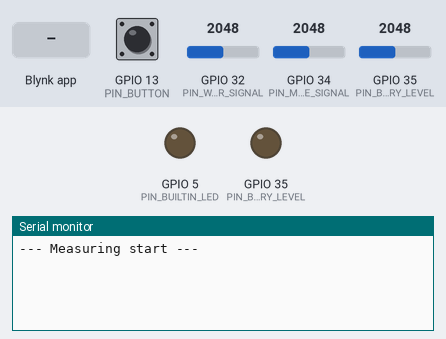
The program below on a simulated ESP32. Shown: output pins drawn as LEDs (lit = HIGH), the last lines printed to the serial monitor. Inputs (shaded band) come from the test bench; at power-on: GPIO 35 (PIN_BATTERY_LEVEL) = 2048, GPIO 13 (PIN_BUTTON) LOW, GPIO 32 (PIN_WATER_SIGNAL) = 2048, GPIO 34 (PIN_MOISTURE_SIGNAL) = 2048. WiFi joins after 1.5 s; servers stay silent unless stated; EEPROM starts erased; pins used as bus, display or sensor lines are not drawn. At 12.3 s the program puts the board to deep sleep or switches it off; the recording ends there.

Above: at 1.2 s.
1.3 s: Blynk app writes 1 to V4
At 2.8 s:
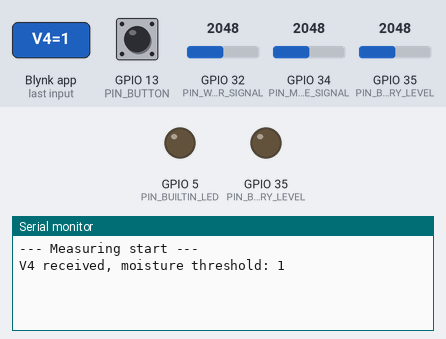
3.8 s: Blynk app writes 1 to V5
At 5.8 s:
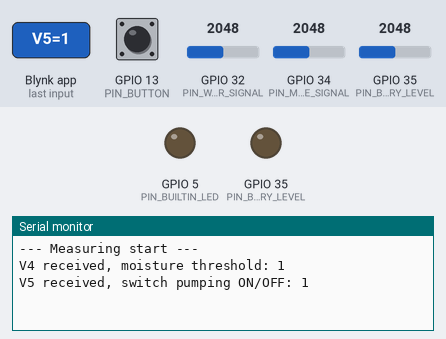

The program:

main.cpp
```cpp
#include <Arduino.h>
#include <Button/Button.h>
#include <Battery/Battery.h>
#include <Moisture/Moisture.h>
#include <WaterPump/WaterPump.h>
#include <WaterLevel/WaterLevel.h>
#include <myconfig.h>
#include <Preferences.h>

// ------------------------ Blynk import ------------------------ //

#include <WiFi.h>
#include <WiFiClient.h>
#include <BlynkSimpleEsp32.h>


// ------------------------ Bluetooth ------------------------ //

#include "BluetoothSerial.h"

#if !defined(CONFIG_BT_ENABLED) || !defined(CONFIG_BLUEDROID_ENABLED)
#error Bluetooth is not enabled! Please run `make menuconfig` to enable it
#endif

BluetoothSerial SerialBT;
bool clientConnected = false; // Track if a client is connected

#define CREDENTIAL_SEPARATOR "::" // SSID::PASSWORD

// ------------------------ Deep sleep config ---------------------- //

#define WAKEUP_LEVEL  HIGH  // Trigger wakeup when button is HIGH
#define uS_TO_S_FACTOR 1000000LL  // Conversion factor for micro seconds to seconds
#define TIME_TO_SLEEP  86400 * uS_TO_S_FACTOR
#define TIME_TO_SLEEP_FOREVER  31536000 * uS_TO_S_FACTOR

Preferences preferences;

// ------------------------ Pins ---------------------- //

const gpio_num_t PIN_BUTTON = GPIO_NUM_13;

const gpio_num_t PIN_PUMP_POWER = GPIO_NUM_17;
const uint16_t PUMP_DURATION = 5000;

const gpio_num_t PIN_MOISTURE_POWER = GPIO_NUM_19;
const gpio_num_t PIN_MOISTURE_SIGNAL = GPIO_NUM_34;
const uint16_t MOISTURE_CALIBRATION_WATER = 821; // hardcoded for now, TODO claibrate directly from app
const uint16_t MOISTURE_CALIBRATION_AIR = 2535; // hardcoded for now, TODO claibrate directly from app

const gpio_num_t PIN_WATER_POWER_LEVEL_100 = GPIO_NUM_27;
const gpio_num_t PIN_WATER_POWER_LEVEL_70 = GPIO_NUM_26;
const gpio_num_t PIN_WATER_POWER_LEVEL_30 = GPIO_NUM_25;
const gpio_num_t PIN_WATER_POWER_LEVEL_10 = GPIO_NUM_33;
const gpio_num_t PIN_WATER_SIGNAL = GPIO_NUM_32;

const gpio_num_t PIN_BATTERY_LEVEL = GPIO_NUM_35;
const float BATTERY_MIN_VOLTAGE = 3.3;
const float BATTERY_MAX_VOLTAGE = 4.2;
const float BATTERY_THRESHOLD = 3.4;

const gpio_num_t PIN_BUILTIN_LED = GPIO_NUM_5;

// ------------------------ Constants ---------------------- //

const uint16_t MEASURE_WAITING_TIME = 250; // time to wait between measurements

// ------------------------ Cycle controller ---------------------- //

const uint16_t LOOP_FREQUENCY = 25; // Hz
const uint16_t WAIT_PERIOD = 1000 / LOOP_FREQUENCY; // ms
struct Timer {
    uint32_t laptime;
    uint32_t ticks;
};
Timer cycleTimer;
BlynkTimer pumpTimer;
BlynkTimer hibernationTimer;

// ------------------------ Declarations ---------------------- //
Button button(PIN_BUTTON);
WaterPump waterPump(PIN_PUMP_POWER, PUMP_DURATION);
Moisture moisture(PIN_MOISTURE_POWER, PIN_MOISTURE_SIGNAL, MEASURE_WAITING_TIME, MOISTURE_CALIBRATION_WATER, MOISTURE_CALIBRATION_AIR);
Battery battery(PIN_BATTERY_LEVEL, MEASURE_WAITING_TIME, BATTERY_MIN_VOLTAGE, BATTERY_MAX_VOLTAGE);
WaterLevel waterLevel(PIN_WATER_SIGNAL, PIN_WATER_POWER_LEVEL_10, PIN_WATER_POWER_LEVEL_30, PIN_WATER_POWER_LEVEL_70, PIN_WATER_POWER_LEVEL_100, MEASURE_WAITING_TIME);

int8_t moistureThreshold = 50;

// ------------------------ Blynk Config ---------------------- //

// called every time the device is connected to Blynk.Cloud
BLYNK_CONNECTED() {
}

// called every time the V4 state changes
BLYNK_WRITE(V4) {
    int v4Value = param.asInt();

    if (v4Value < 0) {
        moistureThreshold = 0;
    } else if (v4Value > 100) {
        moistureThreshold = 100;
    } else {
        moistureThreshold = v4Value;
    }

    Serial.println("V4 received, moisture threshold: " + String(moistureThreshold));
}

void turnOffBlynkPumpSwitch() {
    Blynk.virtualWrite(V5, 0);
}

// called every time the V5 state changes
BLYNK_WRITE(V5) {
    int v5Value = param.asInt();

    if (v5Value == 1) {
        waterPump.startPumping();
        Blynk.virtualWrite(V6, 1); // log pump action
        pumpTimer.setTimeout(PUMP_DURATION, turnOffBlynkPumpSwitch);
    } else {
        waterPump.stopPumping();
    }

    Serial.println("V5 received, switch pumping ON/OFF: " + String(v5Value));
}

void sendDataToBlynk() {
    Serial.println("Sending data to Blynk");

    Serial.println("Battery voltage: "+ String(battery.getBatteryVoltage()));
    Serial.println("Battery percentage: "+ String(battery.getBatteryPercentage()));
    Serial.println("Moisture level: "+ String(moisture.getMoisturePercentage()));
    Serial.println("Water level: "+ String(waterLevel.getWaterPercentage()));

    Blynk.virtualWrite(V0, battery.getBatteryVoltage());
    Blynk.virtualWrite(V1, battery.getBatteryPercentage());
    Blynk.virtualWrite(V2, moisture.getMoisturePercentage());
    Blynk.virtualWrite(V3, waterLevel.getWaterPercentage());
}

// ------------------------ Deep sleep functions ---------------------- //

void deepSleep(long long int timeToSleep) {
    esp_sleep_enable_ext0_wakeup((gpio_num_t)PIN_BUTTON, WAKEUP_LEVEL);
    esp_sleep_enable_timer_wakeup(timeToSleep);
    esp_deep_sleep_start();
}


void hibernate() {
    Serial.println("--- ZZZZZzzzzz ---");

    esp_sleep_pd_config(ESP_PD_DOMAIN_RTC_SLOW_MEM, ESP_PD_OPTION_OFF);
    esp_sleep_pd_config(ESP_PD_DOMAIN_RTC_FAST_MEM, ESP_PD_OPTION_OFF);
    esp_sleep_pd_config(ESP_PD_DOMAIN_XTAL,         ESP_PD_OPTION_OFF);
    deepSleep(TIME_TO_SLEEP);
}

void sleepForeverIfNeeded() {
    if (battery.getBatteryVoltage() <= BATTERY_THRESHOLD) {
        Blynk.virtualWrite(V7, 0);
        Serial.println("--- Sleep forever because battery is lower than safety threshold ---");

        esp_sleep_pd_config(ESP_PD_DOMAIN_RTC_SLOW_MEM, ESP_PD_OPTION_OFF);
        esp_sleep_pd_config(ESP_PD_DOMAIN_RTC_FAST_MEM, ESP_PD_OPTION_OFF);
        esp_sleep_pd_config(ESP_PD_DOMAIN_XTAL,         ESP_PD_OPTION_OFF);

        deepSleep(TIME_TO_SLEEP_FOREVER);
    } else {
        Serial.println("--- Battery health OK: " + String(battery.getBatteryVoltage()) + "V ---");
    }
}

void prepareForHibernation() {
    if (esp_sleep_get_wakeup_cause() == ESP_SLEEP_WAKEUP_EXT0) {
        // was woken up by user action
        // maybe user wants to do something
        // let's not go to sleep immediately
        Serial.println("--- Going to sleep in 1 min ---");
        hibernationTimer.setTimeout(60000L, hibernate);
    } else {
        Serial.println("--- Going to sleep in 10s ---");
        hibernationTimer.setTimeout(10000L, hibernate);
    }
}

// ------------------------ Storage preferences functions ---------------------- //

void clearWifiCredentials() {
    preferences.begin("wifi", false); // Use the same namespace that you used for these preferences
    preferences.remove("ssid");
    preferences.remove("password");
    preferences.end();
}

void saveCredentials(const String &ssid, const String &password) {
    preferences.begin("wifi", false);
    preferences.putString("ssid", ssid);
    preferences.putString("password", password);
    preferences.end();
}

void loadCredentials(char* ssid, char* password) {
    preferences.begin("wifi", false);
    String ssidStr = preferences.getString("ssid", WIFI_SSID); // load from config if empty
    String passwordStr = preferences.getString("password", WIFI_PASSWORD); // load from config if empty
    preferences.end();

    // load the strings into the char*
    ssidStr.toCharArray(ssid, ssidStr.length() + 1);
    passwordStr.toCharArray(password, passwordStr.length() + 1);
}

// ------------------------ Bluetooth functions ---------------------- //

void handleBTWelcomeMessage() {
    SerialBT.println("Hello " + String(USERNAME) + "!");
    SerialBT.println("Enter your Wifi credentials separated by ::");
    SerialBT.println("MyWifi::MyWonderfulPassword");
}

void handleBTWifiCredentials(String receivedData) {
    int separatorIndex = receivedData.indexOf(CREDENTIAL_SEPARATOR);
    String ssid = receivedData.substring(0, separatorIndex);
    String password = receivedData.substring(separatorIndex + strlen(CREDENTIAL_SEPARATOR));

    saveCredentials(ssid, password);

    SerialBT.println("Connecting to " + ssid + " with password: " + password);
    SerialBT.println("Check Blynk app");

    WiFi.begin(ssid, password);
    // ESP.restart();
}

void listenForBluetoothInteractions() {
    if (SerialBT.hasClient()) {
        String receivedData = SerialBT.readStringUntil('\n');
        receivedData.trim();

        if (!clientConnected || receivedData.equalsIgnoreCase("hello") || receivedData.equalsIgnoreCase("hi")) {
            handleBTWelcomeMessage();
            clientConnected = true;
        } else if (receivedData.indexOf(CREDENTIAL_SEPARATOR) != -1) {
            handleBTWifiCredentials(receivedData);
        }
    } else {
        clientConnected = false;
    }
}

// ------------------------ Methods ---------------------- //

void waitForNextCycle() {
    uint32_t now;
    do { now = millis(); } while (now - cycleTimer.laptime < WAIT_PERIOD);
    cycleTimer.laptime = now;
    cycleTimer.ticks++;
}

void startMeasures() {
    Serial.println("--- Measuring start ---");
    battery.startMeasure();
    moisture.startMeasure();
    waterLevel.startMesure();
}

bool isMeasuringCompleted() {
    return battery.getBatteryVoltage() != -1
        && moisture.getMoisturePercentage() != -1
        && waterLevel.getWaterPercentage() != -1;
}

void waterPlantIfNeeded() {
    Serial.println("--- Moisture " + String(moisture.getMoisturePercentage()) + "% --- threshold: " + moistureThreshold + "% ---");
    if (waterLevel.getWaterPercentage() > 0 && moisture.getMoisturePercentage() < moistureThreshold) {
        Serial.println("--- Watering thirsty plant --");
        waterPump.startPumping();
        Blynk.virtualWrite(V6, 1); // log pump action
    } else {
        Serial.println("--- No need to water plant --");
    }
}

// ------------------------ Core ---------------------- //

bool needToStartMeasure = true;
bool needToSendDataBlynk = true;
bool needToCheckWatering = true;
bool needToCheckBatteryHealth = true;

void startTasks() {
    if (needToStartMeasure) {
        needToStartMeasure = false;
        startMeasures();
    }

    if (isMeasuringCompleted()) {
        if (needToCheckBatteryHealth) {
            needToCheckBatteryHealth = false;
            sleepForeverIfNeeded();
        }

        if (needToCheckWatering) {
            needToCheckWatering = false;
            waterPlantIfNeeded();
        }


        if (needToSendDataBlynk) {
            needToSendDataBlynk = false;
            sendDataToBlynk();
            prepareForHibernation();
        }
    }
}

void setup() {
    Serial.begin(115200);

    if (esp_sleep_get_wakeup_cause() == ESP_SLEEP_WAKEUP_EXT0) {
        // need to be woken by user action to enable bluetooth configuration
        SerialBT.begin("Plantidote");
    }

    pinMode(PIN_BUILTIN_LED, OUTPUT);
    digitalWrite(PIN_BUILTIN_LED, LOW);

    char ssid[32];
    char password[32];

    loadCredentials(ssid, password);

    WiFi.begin(ssid, password);
    Blynk.config(BLYNK_AUTH_TOKEN); // Configure Blynk to use WiFi, but don't connect yet
    Blynk.syncVirtual(V4);
}

void loop() {
    if (WiFi.status() == WL_CONNECTED) {
        // Only try to connect Blynk if WiFi is connected
        if (!Blynk.connected()) {
            Blynk.connect();
        }
    }

    Blynk.run();
    pumpTimer.run();
    hibernationTimer.run();

    button.loopRoutine();
    battery.loopRoutine();
    moisture.loopRoutine();
    waterPump.loopRoutine();
    waterLevel.loopRoutine();

    startTasks();
    listenForBluetoothInteractions();

    waitForNextCycle();
}
```

Battery.cpp
```cpp
#include "Battery.h"

const uint8_t MEASURE_COUNT = 10; // number of measures to do before averaging

// -------------------------------- private methods -------------------------------- //

void Battery::goToNextState() {
    state = (state + 1) % IDLE;
    // Serial.println("Go to next battery state: " + String(state));
}

void Battery::initState() {
    readingAverage = 0;
    readingCounter = 0;
    previousMeasureTime = 0;
    goToNextState();
}

void Battery::measureState() {
    if (readingCounter < MEASURE_COUNT && millis() - previousMeasureTime >= measureWaitingTime) {
        previousMeasureTime = millis();
        float batteryVoltage = getVoltage();
        readingAverage += batteryVoltage;
        readingCounter++;
    }

    if (readingCounter == MEASURE_COUNT) {
        goToNextState();
    }
}

void Battery::computeState() {
    batteryVoltage = readingAverage / MEASURE_COUNT;

    batteryPercentage = (batteryVoltage - minVoltage) / (maxVoltage - minVoltage) * 100;
    if (batteryVoltage > maxVoltage) {
        batteryPercentage = 100;
    } else if (batteryVoltage < minVoltage) {
        batteryPercentage = 0;
    }

    goToNextState();
}

float Battery::getVoltage() {
    // https://youtu.be/yZjpYmWVLh8?t=158
    return analogRead(pin) / 4096.0 * 7.445;
}

bool Battery::isIdle() {
    return state % IDLE == 0;
}

// -------------------------------- public methods -------------------------------- //

Battery::Battery(gpio_num_t pin, unsigned long measureWaitingTime, float minVoltage, float maxVoltage) {
    Battery::pin = pin;
    Battery::measureWaitingTime = measureWaitingTime;
    Battery::minVoltage = minVoltage;
    Battery::maxVoltage = maxVoltage;
    pinMode(pin, OUTPUT);
}

void Battery::loopRoutine() {
    switch (state) {
    case IDLE:
        break;

    case INITIALIZING:
        initState();
        break;

    case MEASURING:
        measureState();
        break;

    case COMPUTING:
        computeState();
        break;

    default:
        break;
    }
}

void Battery::startMeasure() {
    if (isIdle()) {
        goToNextState();
    } else {
        Serial.println("Battery not IDLE, already in state: " + String(state));
    }
}

float Battery::getBatteryVoltage() {
    return batteryVoltage;
}

int8_t Battery::getBatteryPercentage() {
    return batteryPercentage;
}
```

Battery.h
```cpp
#ifndef Battery_h
#define Battery_h

#include <Arduino.h>

class Battery {
    private:
        enum BatteryState {
            INITIALIZING = 1,
            MEASURING = 2,
            COMPUTING = 3,
            IDLE = 4
        };

        // ---- constructor parameters ---- //
        gpio_num_t pin;
        unsigned long measureWaitingTime = 0;
        float minVoltage;
        float maxVoltage;

        // ---- internal variables ---- //
        uint16_t state;
        unsigned long previousMeasureTime = 0;
        uint8_t readingCounter = 0;
        float readingAverage = 0;
        float batteryVoltage = 0.0;
        int8_t batteryPercentage = -1;

        // ---- state change methods ---- //
        void goToNextState();

        // ---- state execution methods ---- //
        void initState();
        void measureState();
        void computeState();

        // ---- getters ---- //
        float getVoltage();
        bool isIdle();

    public:
        Battery(gpio_num_t pin, unsigned long measureWaitingTime, float minVoltage, float maxVoltage);

        void loopRoutine();
        void startMeasure();
        float getBatteryVoltage();
        int8_t getBatteryPercentage();
};

#endif
```

Button.cpp
```cpp
#include "Button.h"

const uint8_t DEBOUNCE_DELAY = 10; // ms

Button::Button(gpio_num_t buttonPin) {
    pin = buttonPin;
    pinMode(pin, INPUT);
}

bool Button::pressed() { return state == 1; }
bool Button::released() { return state == 0xffff; }
bool Button::held(uint16_t count = 0) { return state > 1 + count && state < 0xffff; }

void Button::loopRoutine() {
    bool reading = digitalRead(pin);

    // if the logic level has changed since the last reading,
    // we reset the timer which counts down the necessary time
    // beyond which we can consider that the bouncing effect
    // has passed.
    if (reading != lastReading) {
        lastDebounceTime = millis();
    }

    // from the moment we're out of the bouncing phase
    // the actual status of the button can be determined
    if (millis() - lastDebounceTime > DEBOUNCE_DELAY) {
        bool pressed = reading == HIGH;
        if (pressed) {
                if (state  < 0xfffe) state++;
            else if (state == 0xfffe) state = 2;
        } else if (state) {
            state = state == 0xffff ? 0 : 0xffff;
        }
    }

    // finally, each new reading is saved
    lastReading = reading;
}
```

Button.h
```cpp
#ifndef Button_h
#define Button_h

#include <Arduino.h>

class Button {
    private:
        gpio_num_t pin;
        bool lastReading;
        uint32_t lastDebounceTime;
        uint16_t state;

    public:
        Button(gpio_num_t pin);

        bool pressed();
        bool released();
        bool held(uint16_t count);

        void loopRoutine();
};

#endif
```

Moisture.h
```cpp
#ifndef Moisture_h
#define Moisture_h

#include <Arduino.h>

class Moisture {
    private:
        enum MoistureState {
            INITIALIZING = 1,
            MEASURING = 2,
            COMPUTING = 3,
            IDLE = 4
        };

        // ---- constructor parameters ---- //
        gpio_num_t pinPower;
        gpio_num_t pinSignal;
        unsigned long measureWaitingTime = 0;
        uint16_t calibrationWater = 0;
        uint16_t calibrationAir = 0;

        // ---- internal variables ---- //
        uint16_t state;
        unsigned long previousMeasureTime = 0;
        uint8_t readingCounter = 0;
        float readingAverage = 0;
        int8_t moisturePercentage = -1;

        // ---- state change methods ---- //
        void goToNextState();

        // ---- state execution methods ---- //
        void initState();
        void measureState();
        void computeState();

        // ---- getters ---- //
        bool isIdle();

    public:
        Moisture(gpio_num_t pinPower, gpio_num_t pinSignal, unsigned long measureWaitingTime, uint16_t calibrationWater, uint16_t calibrationAir);

        void loopRoutine();
        void startMeasure();
        int8_t getMoisturePercentage();
};

#endif
```

myconfig.sample.h
```cpp
#define WIFI_SSID "xxxx"
#define WIFI_PASSWORD "xxxx"
#define BLYNK_TEMPLATE_ID "xxxx"
#define BLYNK_AUTH_TOKEN  "xxxx"
#define USERNAME  "xxxx"
```

Source omitted: Moisture.cpp (2709 bytes), WaterLevel.cpp (4991 bytes), WaterLevel.h (1904 bytes), WaterPump.cpp (1720 bytes), WaterPump.h (969 bytes)

Measured:
- after the input at 1.3 s, the serial monitor: prints a new line after 1.0 s (image 1)
- after the input at 3.8 s, the serial monitor: prints a new line after 0.52 s (image 2)
